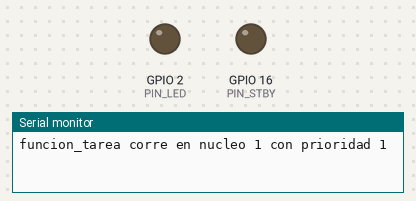
Bench run of a program on a simulated ESP32. On the bench: output pins drawn as LEDs (lit = HIGH), the last lines printed to the serial monitor. Dashed ring = blinking.

Above: at 1.0 s.
At 2.5 s:
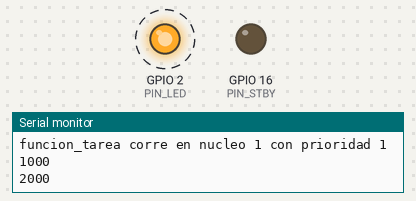
Timing chart, 0 to 4.6 s (numbered marks = the images above):
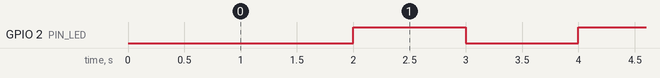

Measured:
- by itself, GPIO 2 (PIN_LED): alternates HIGH for 1.0 s and LOW for 1.0 s

The program:

main.cpp
```cpp
#include <Arduino.h>
#include <macros.h>

void funcion_tarea(void *parameter) {
  TickType_t ticks0, inc_ms = 1000;
  int estado = 0;
  Serial.printf("funcion_tarea corre en nucleo %d con prioridad %d\n",xPortGetCoreID(),uxTaskPriorityGet(NULL));
  ticks0 = xTaskGetTickCount();
  while(true){
    xTaskDelayUntil(&ticks0, inc_ms);
    Serial.println(millis());
    digitalWrite(PIN_LED,estado);
    estado = !estado;
  }
}

void setup() {
  Serial.begin(115200);
  pinMode(PIN_STBY,OUTPUT); digitalWrite(PIN_STBY,LOW);
  pinMode(PIN_LED, OUTPUT);
  xTaskCreatePinnedToCore(funcion_tarea, "Tarea", 10000, NULL,1, NULL, 1);
}

void loop() {}
```

macros.h
```cpp
#define CONV_BAT (3.6/1100.0)  // Factor para convertir lectura 12 bits (0-4095) a volts

#define PIN_LED    2
#define PIN_BOTON 12

// *** Conexiones del DOIT ESP32 DEVKITV1 al driver TB6612 ***
//   PIN DRV   --->  PIN ESP32
#define PIN_PWMA 18  //
#define PIN_AIN2  5  //
#define PIN_AIN1 17  // Marcado como TX2
#define PIN_STBY 16  // Marcado como RX2
#define PIN_BIN1  4  //
#define PIN_BIN2  2  //
#define PIN_PWMB 15  //

// *** Lado derecho del driver TB6612 ***
//      VM          Fuente potencia de 5v+
//      VCC         Marcado como 3V3 (3.3v) en el ESP32
//      A01         Hacia el motor izq M2
//      A02         Hacia el motor izq M1
//      B02         Hacia el motor der M2
//      B01         Hacia el motor der M1
//      GND         Hacia el pin GND en el ESP32

// Parametros de la generacion de pulsos PWM para controlar los dos motores
#define PWM_CANAL_A    0
#define PWM_CANAL_B    1
#define PWM_FRECUENCIA 20000
#define PWM_RESOLUCION 8
```
